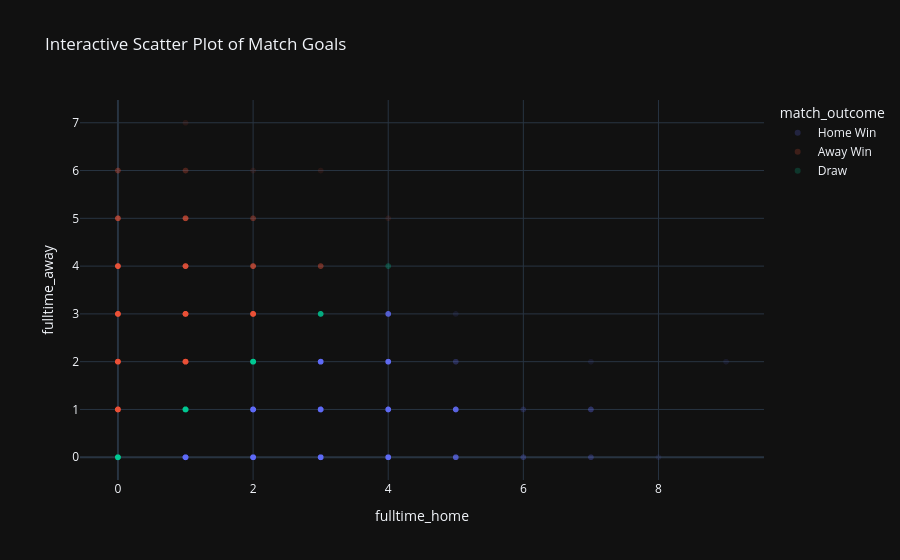

This figure's notebook cell:
### Code cell
fig = px.scatter(
    df,
    x='fulltime_home',
    y='fulltime_away',
    color='match_outcome',
    title='Interactive Scatter Plot of Match Goals',
    opacity=0.1
)
fig.show()

### Figure 1 — Plotly figure (JSON) as saved in the notebook; plotly's stock layout.template omitted (floating-point values rounded to 4 significant figures; data arrays with more than 128 entries replaced by an {"elided": "..."} marker saying what was removed)
{"data": [{"hovertemplate": "match_outcome=Home Win<br>fulltime_home=%{x}<br>fulltime_away=%{y}<extra></extra>", "legendgroup": "Home Win", "marker": {"color": "#636efa", "opacity": 0.1, "symbol": "circle"}, "mode": "markers", "name": "Home Win", "showlegend": true, "x": {"elided": "832 int values"}, "xaxis": "x", "y": {"elided": "832 int values"}, "yaxis": "y", "type": "scattergl"}, {"hovertemplate": "match_outcome=Away Win<br>fulltime_home=%{x}<br>fulltime_away=%{y}<extra></extra>", "legendgroup": "Away Win", "marker": {"color": "#EF553B", "opacity": 0.1, "symbol": "circle"}, "mode": "markers", "name": "Away Win", "showlegend": true, "x": {"elided": "646 int values"}, "xaxis": "x", "y": {"elided": "646 int values"}, "yaxis": "y", "type": "scattergl"}, {"hovertemplate": "match_outcome=Draw<br>fulltime_home=%{x}<br>fulltime_away=%{y}<extra></extra>", "legendgroup": "Draw", "marker": {"color": "#00cc96", "opacity": 0.1, "symbol": "circle"}, "mode": "markers", "name": "Draw", "showlegend": true, "x": {"elided": "463 int values"}, "xaxis": "x", "y": {"elided": "463 int values"}, "yaxis": "y", "type": "scattergl"}], "layout": {"xaxis": {"anchor": "y", "domain": [0.0, 1.0], "title": {"text": "fulltime_home"}}, "yaxis": {"anchor": "x", "domain": [0.0, 1.0], "title": {"text": "fulltime_away"}}, "legend": {"title": {"text": "match_outcome"}, "tracegroupgap": 0}, "title": {"text": "Interactive Scatter Plot of Match Goals"}}}
